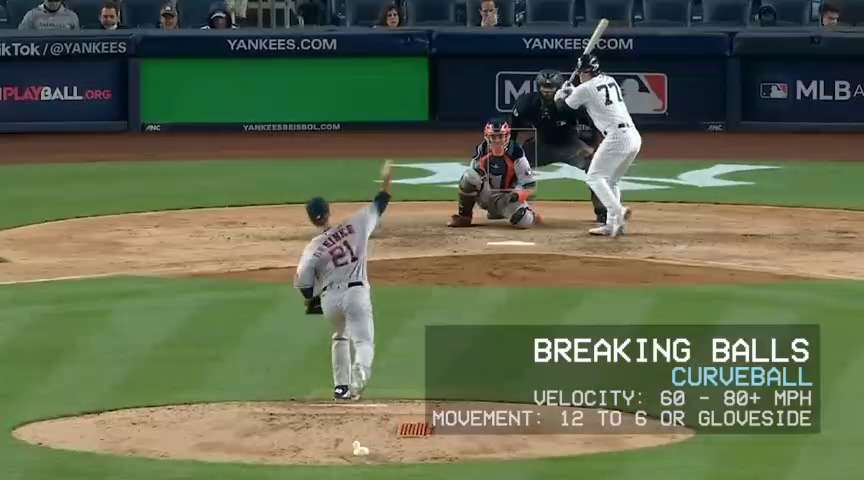
#> input picture frame 7 of PitchTrack/Final_Code/ProjectVideos/1.mp4, 864 x 480 px, given in place of 4_4_seam_fastball_result.mp4, which was not available
$ jupyter execute PItchTrack.ipynb   (text cells are left out)
#> lines starting #> are read from the running program, lines starting #| are printed output that depends on the picture; after the words box and inside, x2 and y2 are one past the last pixel; in counts of white or black regions, pixels touching at a corner belong together; pictures that were not available may be replaced by others from this repository, and a replacement may not be noted
[cell 1]
roi_1 = (350, 50, 150, 150)  #(x_start, y_start, width, height)
paras_1=[1.2,10,200,10,3,8] # e.g. dp=1, minDist=20, param1 = 200, param2 = 11, minRadius=6,maxRadius=10)
path_1 = "ProjectVideos//1.mp4"

roi_2 = (700, 280, 800, 500)  #(x_start, y_start, width, height)
paras_2_1=[1.5,150,45,33,11,15] # e.g. dp=1, minDist=20, param1 = 200, param2 = 11, minRadius=6,maxRadius=10)
paras_2_2=[1.,30,200,10,13,15]
path_2 = "ProjectVideos\\2_x0.5.mp4"
outpath_2 = "4_4_seam_fastball_result.mp4"

roi_3 = (410, 100, 120, 120)  #(x_start, y_start, width, height)
paras_3=[1.5,10,200,11,4,10]  # e.g. dp=1, minDist=20, param1 = 200, param2 = 11, minRadius=6,maxRadius=10)
path_3 = "ProjectVideos/3.mp4"
outpath_3 = "4_4_seam_fastball_result.mp4"

roi_4 = (320, 80, 150, 150)  #(x_start, y_start, width, height)
paras_4=[1.5,10,200,11,4,8] # e.g. dp=1, minDist=20, param1 = 200, param2 = 11, minRadius=6,maxRadius=10)
path_4 = "ProjectVideos/4.mp4"
outpath_14 = "4_4_seam_fastball_result.mp4"

roi_5 = (330, 65, 150, 150)  #(x_start, y_start, width, height)
paras_5=[1.5,10,200,18,2,10] # e.g. dp=1, minDist=20, param1 = 200, param2 = 11, minRadius=6,maxRadius=10)
path_5 = "ProjectVideos/5.mp4"
outpath_5 = "4_4_seam_fastball_result.mp4"

[cell 2]
rois=[roi_1,roi_2,roi_3,roi_4,roi_5]
parass=[paras_1,paras_2_1,paras_3,paras_4,paras_5]
vids=[path_1,path_2,path_3,path_4,path_5]

[cell 3]
#Project Version: Frame in, Positions out

#cap = cv2.VideoCapture("baseball pitch5_0.5.mp4")
#fgbg = cv2.createBackgroundSubtractorMOG2()
#ret, frame = cap.read()

import cv2
import numpy as np

# [37 lines left out: function object_detection, not called in this run]

[cell 4]
def draw_circles(origin,frame,roi,paras):
    x_start, y_start, width, height = roi

    # Crop to the ROI
    roi_frame = frame[y_start:y_start+height, x_start:x_start+width]

    # Convert to grayscale
    gray = cv2.cvtColor(roi_frame, cv2.COLOR_BGR2GRAY)

    # Apply Gaussian blur
    blurred = cv2.GaussianBlur(gray, (7, 7), 1)

    # Apply thresholding for pixels close to white
    _, thresh = cv2.threshold(blurred, 130, 255, cv2.THRESH_BINARY)

    # For thicker edges
    # dilate = cv2.dilate(thresh, None, iterations=1)

    # Perform Canny edge detection - Not necessary as it is part of cv2.HoughCircles
    edges = cv2.Canny(thresh, 100, 200)

    # Apply Hough Circle Transform
    circles = cv2.HoughCircles(edges, cv2.HOUGH_GRADIENT, dp=paras[0], minDist=paras[1],
                               param1=paras[2], param2=paras[3], minRadius=paras[4], maxRadius=paras[5])

    if circles is not None:
        circles = np.round(circles[0, :]).astype("int")
        for (x, y, r) in circles:
            cv2.circle(origin, (x + x_start, y + y_start), r, (0, 0, 255), 3)

    cv2.rectangle(origin, (x_start, y_start), (x_start + width, y_start + height), (255, 0, 0), 3)

    return origin

[cell 5]
def object_detection_save(inpath,outpath,roi,paras,sub_on):
#> called with inpath = '4_4_seam_fastball_result.mp4', outpath = '4_4_seam_fastball_result.mp4', roi = (320, 80, 150, 150), sub_on = True
    cap = cv2.VideoCapture(inpath)
    fgbg = cv2.createBackgroundSubtractorMOG2()

    frame_width = int(cap.get(cv2.CAP_PROP_FRAME_WIDTH))
    frame_height = int(cap.get(cv2.CAP_PROP_FRAME_HEIGHT))
    fps = cap.get(cv2.CAP_PROP_FPS)

    fourcc = cv2.VideoWriter_fourcc(*'XVID')
    out = cv2.VideoWriter(outpath, fourcc, fps, (frame_width, frame_height))

    while True:
        ret, frame = cap.read()
#> frame is the input picture: shape (480, 864, 3); mean B, G, R 78.1, 105.3, 96.3
        if not ret:
            break
        if sub_on:
            fgmask = fgbg.apply(frame)
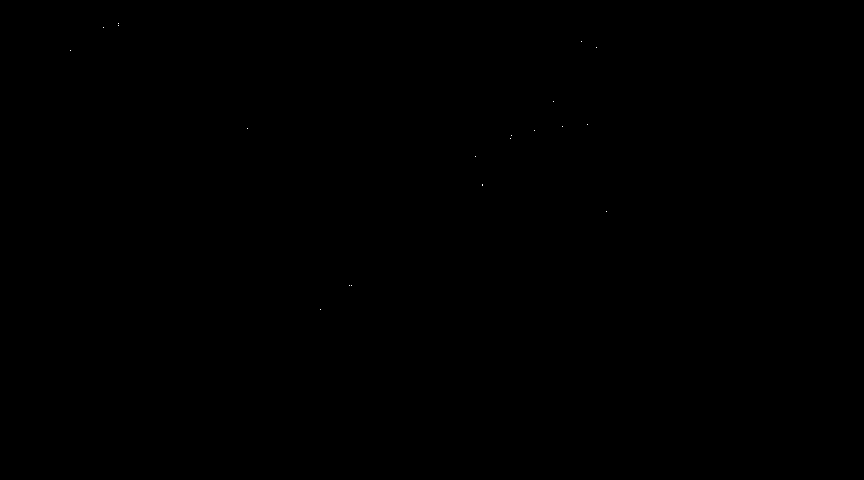
#> fgmask: shape (480, 864); values 127 (black) and 255 (white), 0% white in thin lines or dots, all inside (x1, y1, x2, y2) = (70, 23, 607, 310)
            foreground = cv2.bitwise_and(frame, frame, mask=fgmask)
            processed_frame = draw_circles(frame,foreground,roi,paras)
#> in draw_circles, `roi_frame = frame[y_start:y_start+height, x_start:x_start+width]`:
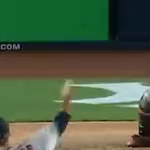
#> roi_frame: shape (150, 150, 3); mean B, G, R 68, 95.5, 78.6
#> in draw_circles, `gray = cv2.cvtColor(roi_frame, cv2.COLOR_BGR2GRAY)`:
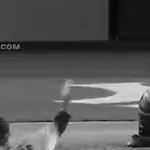
#> gray: shape (150, 150); min 1, max 233, mean 87.3
#> in draw_circles, `_, thresh = cv2.threshold(blurred, 130, 255, cv2.THRESH_BINARY)`:
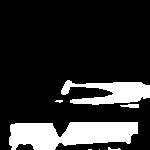
#> thresh: shape (150, 150); 18.2% white; 7 white regions (3 under 20 px), largest, box (x1, y1, x2, y2) and area: (9, 122, 138, 150) 2694, (61, 80, 150, 105) 1301, (120, 104, 139, 108) 58, (108, 147, 121, 150) 20
#> in draw_circles, `edges = cv2.Canny(thresh, 100, 200)`:
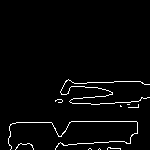
#> edges: shape (150, 150); 2.9% white in thin lines or dots, all inside (x1, y1, x2, y2) = (8, 79, 150, 150)
#> in draw_circles, `circles = cv2.HoughCircles(edges, cv2.HOUGH_GRADIENT, dp=paras[0], min..`: circles = 13 rows, first 8: [102.8, 95.25, 7.15], [81.75, 90.75, 7.15], [131.2, 126.8, 7.15], [14.25, 140.2, 7.15], [68.25, 84.75, 5.5], [17.25, 128.2, 7.15], [111.8, 87.75, 7.15], [93.75, 90.75, 5.35]
#> in draw_circles, `circles = np.round(circles[0, :]).astype("int")`: circles = 13 rows, first 8: [103, 95, 7], [82, 91, 7], [131, 127, 7], [14, 140, 7], [68, 85, 6], [17, 128, 7], [112, 88, 7], [94, 91, 5]
#> the loop in draw_circles, `for (x, y, r) in circles:` made 13 passes
#> (x, y, r) on passes 1 to 12: (103, 95, 7), (82, 91, 7), (131, 127, 7), (14, 140, 7), (68, 85, 6), (17, 128, 7), (112, 88, 7), (94, 91, 5), (136, 139, 7), (61, 149, 7), (133, 106, 6), (145, 91, 7)
#> in draw_circles, `cv2.rectangle(origin, (x_start, y_start), (x_start + width, y_start + ..`:
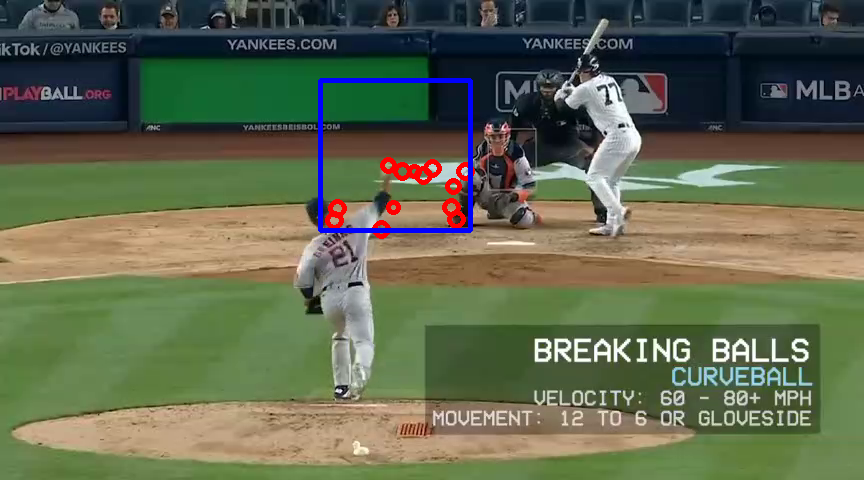
#> origin: shape (480, 864, 3); mean B, G, R 78.9, 104, 96.5
        else:
            processed_frame = draw_circles(frame,frame,roi,paras)

        out.write(processed_frame)
    cap.release()
    out.release()

# [23 lines left out: function object_detection_show, not called in this run]

$ run again, starting later in the video
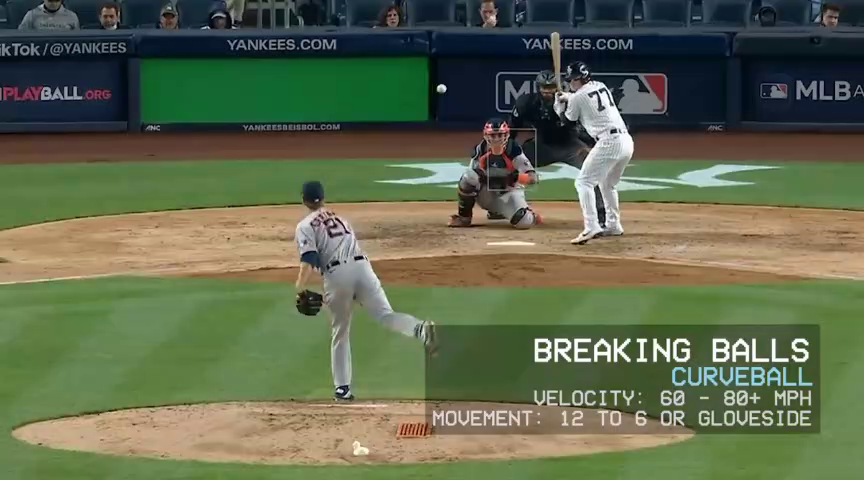
#> input picture frame 31 of PitchTrack/Final_Code/ProjectVideos/1.mp4, 864 x 480 px, given in place of 4_4_seam_fastball_result.mp4, which was not available
#> in object_detection_save, frame is the input picture: shape (480, 864, 3); mean B, G, R 78, 105.2, 96.2
#> fgmask: shape (480, 864); values 127 (black) and 255 (white), 0% white in thin lines or dots, all inside (x1, y1, x2, y2) = (44, 6, 648, 332)
#> in draw_circles, `_, thresh = cv2.threshold(blurred, 130, 255, cv2.THRESH_BINARY)`:
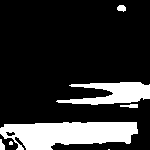
#> thresh: shape (150, 150); 18.8% white; 7 white regions (2 under 20 px), largest, box (x1, y1, x2, y2) and area: (0, 122, 138, 150) 2843, (56, 82, 150, 105) 1233, (120, 104, 138, 108) 53, (117, 5, 126, 12) 48, (0, 139, 5, 150) 40
#> edges: shape (150, 150); 3% white in thin lines or dots
#> in draw_circles, `circles = cv2.HoughCircles(edges, cv2.HOUGH_GRADIENT, dp=paras[0], min..`: circles = [[84.75, 90.75, 7.15], [102.8, 95.25, 7.15], [129.8, 126.8, 7.15], [111.8, 87.75, 7.15], [6.75, 129.8, 7.15], [120.8, 8.25, 5.05], [57.75, 147.8, 7.15], [9.75, 141.8, 7.15], [87.75, 77.25, 7], [72.75, 95.25, 7.15], [135.8, 138.8, 5.05]]
#> in draw_circles, `circles = np.round(circles[0, :]).astype("int")`: circles = [[85, 91, 7], [103, 95, 7], [130, 127, 7], [112, 88, 7], [7, 130, 7], [121, 8, 5], [58, 148, 7], [10, 142, 7], [88, 77, 7], [73, 95, 7], [136, 139, 5]]
#> the loop in draw_circles, `for (x, y, r) in circles:` made 11 passes
#> in draw_circles, `cv2.rectangle(origin, (x_start, y_start), (x_start + width, y_start + ..`:
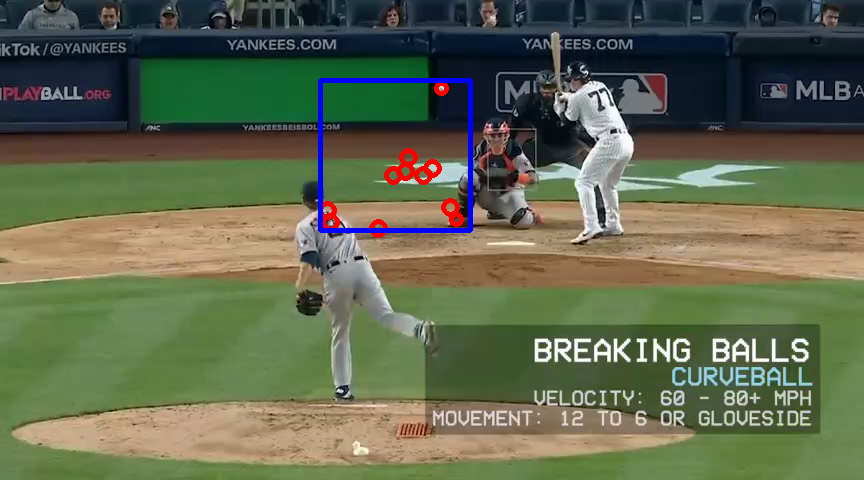
#> origin: shape (480, 864, 3); mean B, G, R 78.9, 104, 96.3

$ run again, starting later in the video
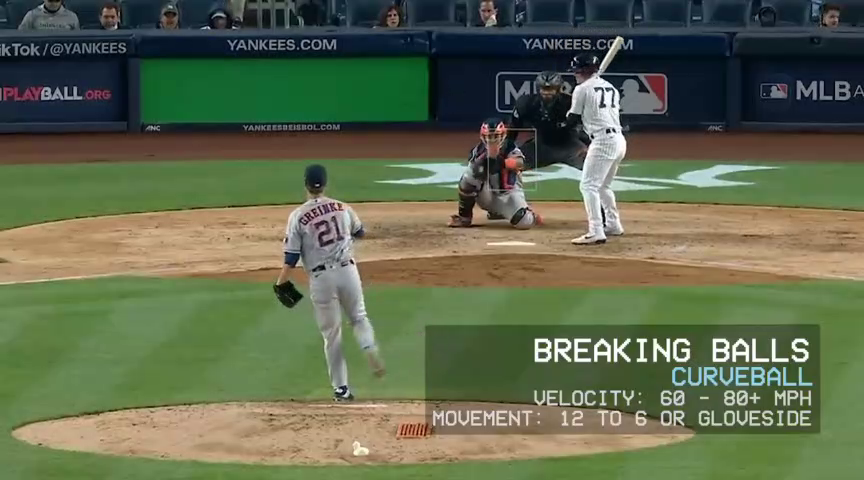
#> input picture frame 56 of PitchTrack/Final_Code/ProjectVideos/1.mp4, 864 x 480 px, given in place of 4_4_seam_fastball_result.mp4, which was not available
#> in object_detection_save, frame is the input picture: shape (480, 864, 3); mean B, G, R 78, 105.2, 96.1
#> fgmask: shape (480, 864); values 127 (black) and 255 (white), 0% white in thin lines or dots, all inside (x1, y1, x2, y2) = (118, 23, 826, 213)
#> in draw_circles, `_, thresh = cv2.threshold(blurred, 130, 255, cv2.THRESH_BINARY)`:
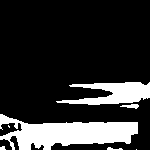
#> thresh: shape (150, 150); 18.8% white; 7 white regions (3 under 20 px), largest, box (x1, y1, x2, y2) and area: (0, 114, 138, 150) 2877, (56, 82, 150, 105) 1234, (120, 104, 139, 109) 56, (107, 147, 123, 150) 28
#> edges: shape (150, 150); 3.2% white in thin lines or dots, all inside (x1, y1, x2, y2) = (0, 81, 150, 150)
#> in draw_circles, `circles = cv2.HoughCircles(edges, cv2.HOUGH_GRADIENT, dp=paras[0], min..`: circles = [[9.75, 138.8, 7.15], [105.8, 87.75, 7.15], [6.75, 126.8, 7.15], [129.8, 126.8, 7.15], [78.75, 93.75, 7.15], [18.75, 125.2, 5.5], [108.8, 98.25, 5.5], [57.75, 149.2, 7.15], [135.8, 138.8, 5.2], [135.8, 104.2, 5.35]]
#> in draw_circles, `circles = np.round(circles[0, :]).astype("int")`: circles = [[10, 139, 7], [106, 88, 7], [7, 127, 7], [130, 127, 7], [79, 94, 7], [19, 125, 6], [109, 98, 6], [58, 149, 7], [136, 139, 5], [136, 104, 5]]
#> the loop in draw_circles, `for (x, y, r) in circles:` made 10 passes
#> in draw_circles, `cv2.rectangle(origin, (x_start, y_start), (x_start + width, y_start + ..`:
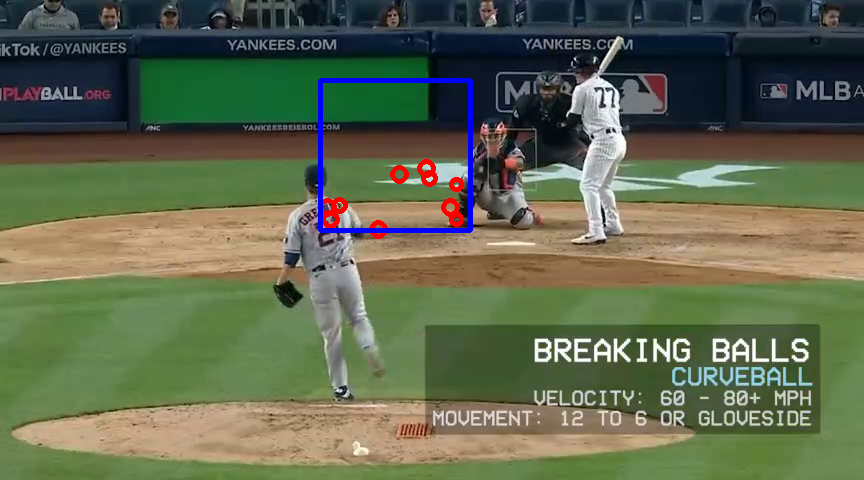
#> origin: shape (480, 864, 3); mean B, G, R 78.9, 104, 96.1
